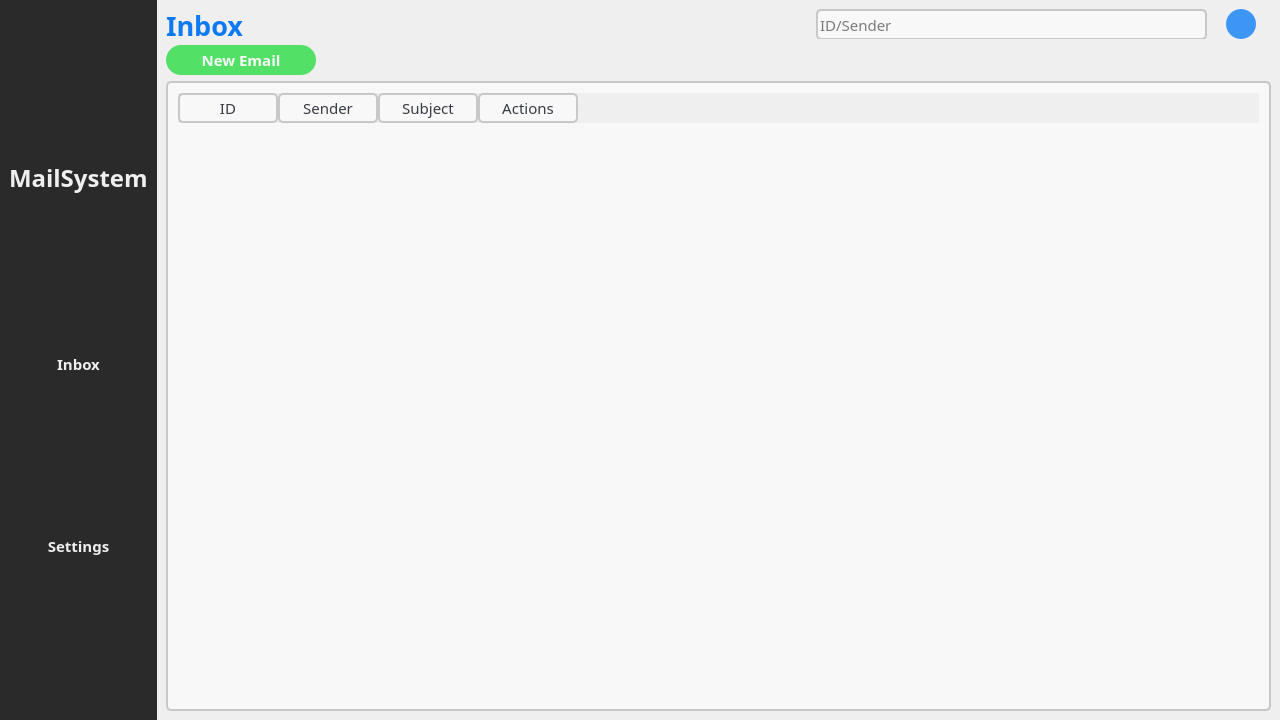
<?xml version="1.0" encoding="UTF-8"?>
<ui version="4.0">
 <class>MainWindow</class>
 <widget class="QMainWindow" name="MainWindow">
  <property name="geometry">
   <rect>
    <x>0</x>
    <y>0</y>
    <width>1280</width>
    <height>720</height>
   </rect>
  </property>
  <property name="sizePolicy">
   <sizepolicy hsizetype="Preferred" vsizetype="Preferred">
    <horstretch>0</horstretch>
    <verstretch>0</verstretch>
   </sizepolicy>
  </property>
  <property name="minimumSize">
   <size>
    <width>1280</width>
    <height>720</height>
   </size>
  </property>
  <property name="maximumSize">
   <size>
    <width>1280</width>
    <height>720</height>
   </size>
  </property>
  <property name="font">
   <font>
    <family>Montserrat</family>
    <pointsize>11</pointsize>
   </font>
  </property>
  <property name="windowTitle">
   <string>Mail System</string>
  </property>
  <widget class="QWidget" name="centralwidget">
   <property name="styleSheet">
    <string notr="true"/>
   </property>
   <layout class="QVBoxLayout" name="verticalLayout">
    <property name="spacing">
     <number>0</number>
    </property>
    <property name="leftMargin">
     <number>0</number>
    </property>
    <property name="topMargin">
     <number>0</number>
    </property>
    <property name="rightMargin">
     <number>0</number>
    </property>
    <property name="bottomMargin">
     <number>0</number>
    </property>
    <item>
     <widget class="QFrame" name="body">
      <property name="minimumSize">
       <size>
        <width>0</width>
        <height>0</height>
       </size>
      </property>
      <property name="autoFillBackground">
       <bool>false</bool>
      </property>
      <property name="styleSheet">
       <string notr="true"/>
      </property>
      <property name="frameShape">
       <enum>QFrame::NoFrame</enum>
      </property>
      <property name="frameShadow">
       <enum>QFrame::Raised</enum>
      </property>
      <property name="lineWidth">
       <number>1</number>
      </property>
      <layout class="QHBoxLayout" name="horizontalLayout">
       <property name="spacing">
        <number>0</number>
       </property>
       <property name="leftMargin">
        <number>0</number>
       </property>
       <property name="topMargin">
        <number>0</number>
       </property>
       <property name="rightMargin">
        <number>0</number>
       </property>
       <property name="bottomMargin">
        <number>0</number>
       </property>
       <item>
        <widget class="QFrame" name="sidebar">
         <property name="maximumSize">
          <size>
           <width>200</width>
           <height>16777215</height>
          </size>
         </property>
         <property name="font">
          <font>
           <family>Montserrat</family>
           <pointsize>11</pointsize>
          </font>
         </property>
         <property name="styleSheet">
          <string notr="true">/**
 ¨* Color Pallete
   * White: rgb(239, 239, 239);
   * Space Black: rgb(42, 42, 42);
   * Purple Blue: rgb(86, 128, 233);
 */

#sidebar {
	background-color: rgb(42, 42, 42);
}

QLabel {
	background-color: rgb(42, 42, 42);
	color: rgb(239, 239, 239);
	font-weight: bold;
}

QLabel:hover {
	color: rgb(86, 128, 233);
}

QPushButton {
	background-color: rgb(42, 42, 42);
	color: rgb(239, 239, 239);
	font-weight: bold;
	border: none;
}

QPushButton:hover {
	color: rgb(86, 128, 233);
}</string>
         </property>
         <property name="frameShape">
          <enum>QFrame::NoFrame</enum>
         </property>
         <property name="frameShadow">
          <enum>QFrame::Raised</enum>
         </property>
         <layout class="QVBoxLayout" name="verticalLayout_2">
          <item>
           <widget class="QLabel" name="titleLabel">
            <property name="maximumSize">
             <size>
              <width>16777215</width>
              <height>30</height>
             </size>
            </property>
            <property name="font">
             <font>
              <family>Montserrat Medium</family>
              <pointsize>18</pointsize>
              <weight>75</weight>
              <bold>true</bold>
             </font>
            </property>
            <property name="styleSheet">
             <string notr="true"/>
            </property>
            <property name="text">
             <string>MailSystem</string>
            </property>
           </widget>
          </item>
          <item>
           <widget class="QPushButton" name="inboxButton">
            <property name="font">
             <font>
              <family>Montserrat</family>
              <pointsize>11</pointsize>
              <weight>75</weight>
              <italic>false</italic>
              <bold>true</bold>
             </font>
            </property>
            <property name="focusPolicy">
             <enum>Qt::NoFocus</enum>
            </property>
            <property name="autoFillBackground">
             <bool>false</bool>
            </property>
            <property name="text">
             <string>Inbox</string>
            </property>
            <property name="icon">
             <iconset resource="resources.qrc">
              <normaloff>:/icons/inbox.png</normaloff>:/icons/inbox.png</iconset>
            </property>
            <property name="iconSize">
             <size>
              <width>24</width>
              <height>24</height>
             </size>
            </property>
            <property name="flat">
             <bool>true</bool>
            </property>
           </widget>
          </item>
          <item>
           <widget class="QPushButton" name="settingsButton">
            <property name="font">
             <font>
              <family>Montserrat</family>
              <pointsize>11</pointsize>
              <weight>75</weight>
              <bold>true</bold>
             </font>
            </property>
            <property name="focusPolicy">
             <enum>Qt::NoFocus</enum>
            </property>
            <property name="text">
             <string>Settings</string>
            </property>
            <property name="icon">
             <iconset resource="resources.qrc">
              <normaloff>:/icons/settings.png</normaloff>:/icons/settings.png</iconset>
            </property>
            <property name="iconSize">
             <size>
              <width>24</width>
              <height>24</height>
             </size>
            </property>
           </widget>
          </item>
         </layout>
        </widget>
       </item>
       <item>
        <widget class="QStackedWidget" name="content">
         <property name="font">
          <font>
           <family>Montserrat</family>
           <pointsize>11</pointsize>
          </font>
         </property>
         <property name="styleSheet">
          <string notr="true">/**
 * Royal blue: rgb(13, 122, 242);
 * Cornflower blue: rgb(61, 149, 245);
 * Light cornflower blue: rgb(187, 225, 250);
 * Light gray: rgb(200, 200, 200);
 * Gray : rgb(239, 239, 239);
 * White: rgb(248, 248, 248);
 */
 
#emailPage {
	background-color: rgb(239, 239, 239);
	border-radius: 10px;
}

#dashboardPage {
	background-color: rgb(239, 239, 239);
	border-radius: 10px;
}

#mailTableWidget {
	background-color: rgb(248, 248, 248);
	padding: 10px;
	border: 2px solid rgb(200, 200, 200);
	border-radius: 5px;
}

QLabel {
	background-color: rgb(239, 239, 239);
}

QLineEdit {
	background-color: rgb(248, 248, 248);
	border-radius: 5px;
	border: 2px solid rgb(200, 200, 200);
}

QLineEdit:hover {
	border: 2px solid rgb(187, 225, 250);
}

QLineEdit:focus {
	border: 2px solid rgb(13, 122, 242);
}

QSpinBox {
	background-color: rgb(248, 248, 248);
	border-radius: 5px;
	border: 2px solid rgb(200, 200, 200);
}

QSpinBox:hover {
	border: 2px solid rgb(187, 225, 250);
}

QSpinBox:focus {
	border: 2px solid rgb(13, 122, 242);
}

QPlainTextEdit {
	background-color: rgb(248, 248, 248);
	border-radius: 5px;
	border: 2px solid rgb(200, 200, 200);
}

QPlainTextEdit:hover {
	border: 2px solid rgb(187, 225, 250);
}

QPlainTextEdit:focus {
	border: 2px solid rgb(13, 122, 242);
}

QPushButton {
	background-color: rgb(61, 149, 245);
	color: rgb(248, 248, 248);
	border-radius: 5px;
}

QPushButton:hover {
	background-color: rgb(13, 122, 242);
}

QHeaderView::section {
	background-color:rgb(248, 248, 248);
	color: rgb(57, 59, 68);
	border: 2px solid rgb(200, 200, 200);
	padding-left: 5px;
	padding-right: 5px;
	border-radius: 5px;
}</string>
         </property>
         <property name="frameShape">
          <enum>QFrame::NoFrame</enum>
         </property>
         <widget class="QWidget" name="inboxPage">
          <property name="font">
           <font>
            <family>Montserrat</family>
            <pointsize>11</pointsize>
           </font>
          </property>
          <layout class="QVBoxLayout" name="verticalLayout_3">
           <item>
            <widget class="QFrame" name="menuFrame">
             <property name="minimumSize">
              <size>
               <width>0</width>
               <height>30</height>
              </size>
             </property>
             <property name="font">
              <font>
               <family>Montserrat</family>
               <pointsize>11</pointsize>
              </font>
             </property>
             <property name="frameShape">
              <enum>QFrame::NoFrame</enum>
             </property>
             <property name="frameShadow">
              <enum>QFrame::Raised</enum>
             </property>
             <widget class="QLabel" name="inboxLabel">
              <property name="geometry">
               <rect>
                <x>0</x>
                <y>0</y>
                <width>80</width>
                <height>33</height>
               </rect>
              </property>
              <property name="font">
               <font>
                <family>Montserrat Medium</family>
                <pointsize>20</pointsize>
                <weight>75</weight>
                <bold>true</bold>
               </font>
              </property>
              <property name="styleSheet">
               <string notr="true">#inboxLabel {
	color: rgb(13, 122, 242); 
}</string>
              </property>
              <property name="text">
               <string>Inbox</string>
              </property>
             </widget>
             <widget class="QPushButton" name="searchButton">
              <property name="geometry">
               <rect>
                <x>1060</x>
                <y>0</y>
                <width>30</width>
                <height>30</height>
               </rect>
              </property>
              <property name="minimumSize">
               <size>
                <width>30</width>
                <height>30</height>
               </size>
              </property>
              <property name="maximumSize">
               <size>
                <width>30</width>
                <height>30</height>
               </size>
              </property>
              <property name="font">
               <font>
                <family>Montserrat</family>
                <pointsize>11</pointsize>
               </font>
              </property>
              <property name="styleSheet">
               <string notr="true">border-radius: 15px;</string>
              </property>
              <property name="text">
               <string/>
              </property>
              <property name="icon">
               <iconset resource="resources.qrc">
                <normaloff>:/icons/search.png</normaloff>:/icons/search.png</iconset>
              </property>
             </widget>
             <widget class="QLineEdit" name="searchLineEdit">
              <property name="geometry">
               <rect>
                <x>650</x>
                <y>0</y>
                <width>391</width>
                <height>31</height>
               </rect>
              </property>
              <property name="styleSheet">
               <string notr="true"/>
              </property>
              <property name="maxLength">
               <number>50</number>
              </property>
              <property name="placeholderText">
               <string>ID/Sender</string>
              </property>
             </widget>
            </widget>
           </item>
           <item>
            <widget class="QPushButton" name="newEmailButton">
             <property name="minimumSize">
              <size>
               <width>50</width>
               <height>30</height>
              </size>
             </property>
             <property name="maximumSize">
              <size>
               <width>150</width>
               <height>30</height>
              </size>
             </property>
             <property name="font">
              <font>
               <family>Montserrat</family>
               <pointsize>11</pointsize>
               <weight>75</weight>
               <bold>true</bold>
              </font>
             </property>
             <property name="autoFillBackground">
              <bool>false</bool>
             </property>
             <property name="styleSheet">
              <string notr="true">/** 
  * Green: rgb(82, 224, 102);
  * Darker green: rgb(39, 216, 63);
*/

#newEmailButton {
	background-color: rgb(82, 224, 102);
	border-radius: 15px;
}

#newEmailButton:hover {
	background-color: rgb(39, 216, 63);
}</string>
             </property>
             <property name="text">
              <string>New Email</string>
             </property>
             <property name="icon">
              <iconset resource="resources.qrc">
               <normaloff>:/icons/create.png</normaloff>:/icons/create.png</iconset>
             </property>
             <property name="iconSize">
              <size>
               <width>24</width>
               <height>24</height>
              </size>
             </property>
             <property name="flat">
              <bool>true</bool>
             </property>
            </widget>
           </item>
           <item>
            <widget class="QTableWidget" name="mailTableWidget">
             <property name="font">
              <font>
               <family>Montserrat</family>
               <pointsize>11</pointsize>
               <kerning>false</kerning>
              </font>
             </property>
             <property name="styleSheet">
              <string notr="true"/>
             </property>
             <property name="columnCount">
              <number>4</number>
             </property>
             <column>
              <property name="text">
               <string>ID</string>
              </property>
             </column>
             <column>
              <property name="text">
               <string>Sender</string>
              </property>
             </column>
             <column>
              <property name="text">
               <string>Subject</string>
              </property>
             </column>
             <column>
              <property name="text">
               <string>Actions</string>
              </property>
             </column>
            </widget>
           </item>
          </layout>
         </widget>
         <widget class="QWidget" name="emailPage">
          <layout class="QFormLayout" name="formLayout">
           <item row="2" column="0" colspan="2">
            <widget class="QFrame" name="datetimeFrame">
             <property name="minimumSize">
              <size>
               <width>0</width>
               <height>30</height>
              </size>
             </property>
             <property name="font">
              <font>
               <family>Montserrat</family>
               <pointsize>11</pointsize>
              </font>
             </property>
             <property name="frameShape">
              <enum>QFrame::StyledPanel</enum>
             </property>
             <property name="frameShadow">
              <enum>QFrame::Raised</enum>
             </property>
             <widget class="QLabel" name="dateLabel">
              <property name="geometry">
               <rect>
                <x>0</x>
                <y>10</y>
                <width>191</width>
                <height>19</height>
               </rect>
              </property>
              <property name="sizePolicy">
               <sizepolicy hsizetype="Fixed" vsizetype="Fixed">
                <horstretch>0</horstretch>
                <verstretch>0</verstretch>
               </sizepolicy>
              </property>
              <property name="font">
               <font>
                <family>Montserrat</family>
                <pointsize>11</pointsize>
               </font>
              </property>
              <property name="text">
               <string>Date:</string>
              </property>
             </widget>
             <widget class="QLabel" name="timeLabel">
              <property name="geometry">
               <rect>
                <x>360</x>
                <y>10</y>
                <width>191</width>
                <height>19</height>
               </rect>
              </property>
              <property name="sizePolicy">
               <sizepolicy hsizetype="Minimum" vsizetype="Fixed">
                <horstretch>0</horstretch>
                <verstretch>0</verstretch>
               </sizepolicy>
              </property>
              <property name="font">
               <font>
                <family>Montserrat</family>
                <pointsize>11</pointsize>
               </font>
              </property>
              <property name="text">
               <string>Time:</string>
              </property>
             </widget>
            </widget>
           </item>
           <item row="3" column="0">
            <widget class="QLabel" name="idLabel">
             <property name="font">
              <font>
               <family>Montserrat</family>
               <pointsize>11</pointsize>
              </font>
             </property>
             <property name="text">
              <string>ID:</string>
             </property>
            </widget>
           </item>
           <item row="3" column="1">
            <widget class="QSpinBox" name="idSpinBox">
             <property name="minimumSize">
              <size>
               <width>0</width>
               <height>30</height>
              </size>
             </property>
             <property name="font">
              <font>
               <family>Montserrat</family>
               <pointsize>11</pointsize>
              </font>
             </property>
             <property name="styleSheet">
              <string notr="true"/>
             </property>
             <property name="maximum">
              <number>999999999</number>
             </property>
            </widget>
           </item>
           <item row="5" column="0">
            <widget class="QLabel" name="senderLabel">
             <property name="font">
              <font>
               <family>Montserrat</family>
               <pointsize>11</pointsize>
              </font>
             </property>
             <property name="text">
              <string>Sender:</string>
             </property>
            </widget>
           </item>
           <item row="5" column="1">
            <widget class="QLineEdit" name="senderLineEdit">
             <property name="minimumSize">
              <size>
               <width>0</width>
               <height>30</height>
              </size>
             </property>
             <property name="font">
              <font>
               <family>Montserrat</family>
               <pointsize>11</pointsize>
              </font>
             </property>
             <property name="maxLength">
              <number>50</number>
             </property>
             <property name="placeholderText">
              <string>example@mail.com</string>
             </property>
            </widget>
           </item>
           <item row="6" column="0">
            <widget class="QLabel" name="receiverLabel">
             <property name="font">
              <font>
               <family>Montserrat</family>
               <pointsize>11</pointsize>
              </font>
             </property>
             <property name="text">
              <string>Receiver:</string>
             </property>
            </widget>
           </item>
           <item row="6" column="1">
            <widget class="QLineEdit" name="receiverLineEdit">
             <property name="minimumSize">
              <size>
               <width>0</width>
               <height>30</height>
              </size>
             </property>
             <property name="font">
              <font>
               <family>Montserrat</family>
               <pointsize>11</pointsize>
              </font>
             </property>
             <property name="maxLength">
              <number>50</number>
             </property>
             <property name="placeholderText">
              <string>example@mail.com</string>
             </property>
            </widget>
           </item>
           <item row="7" column="0">
            <widget class="QLabel" name="ccLabel">
             <property name="font">
              <font>
               <family>Montserrat</family>
               <pointsize>11</pointsize>
              </font>
             </property>
             <property name="text">
              <string>CC:</string>
             </property>
            </widget>
           </item>
           <item row="7" column="1">
            <widget class="QLineEdit" name="ccLineEdit">
             <property name="minimumSize">
              <size>
               <width>0</width>
               <height>30</height>
              </size>
             </property>
             <property name="font">
              <font>
               <family>Montserrat</family>
               <pointsize>11</pointsize>
              </font>
             </property>
             <property name="text">
              <string/>
             </property>
             <property name="maxLength">
              <number>1020</number>
             </property>
             <property name="placeholderText">
              <string>Emails should be separated by a semicolon (;)</string>
             </property>
            </widget>
           </item>
           <item row="8" column="0">
            <widget class="QLabel" name="bccLabel">
             <property name="font">
              <font>
               <family>Montserrat</family>
               <pointsize>11</pointsize>
              </font>
             </property>
             <property name="text">
              <string>BCC:</string>
             </property>
            </widget>
           </item>
           <item row="8" column="1">
            <widget class="QLineEdit" name="bccLineEdit">
             <property name="minimumSize">
              <size>
               <width>0</width>
               <height>30</height>
              </size>
             </property>
             <property name="font">
              <font>
               <family>Montserrat</family>
               <pointsize>11</pointsize>
              </font>
             </property>
             <property name="maxLength">
              <number>1020</number>
             </property>
             <property name="placeholderText">
              <string>Emails should be separated by a semicolon (;)</string>
             </property>
            </widget>
           </item>
           <item row="9" column="0" colspan="2">
            <widget class="QPlainTextEdit" name="contentLineEdit">
             <property name="font">
              <font>
               <family>Montserrat</family>
               <pointsize>11</pointsize>
              </font>
             </property>
             <property name="placeholderText">
              <string>Your email content goes here</string>
             </property>
            </widget>
           </item>
           <item row="10" column="0" colspan="2">
            <widget class="QPushButton" name="writeButton">
             <property name="sizePolicy">
              <sizepolicy hsizetype="Minimum" vsizetype="Fixed">
               <horstretch>0</horstretch>
               <verstretch>0</verstretch>
              </sizepolicy>
             </property>
             <property name="minimumSize">
              <size>
               <width>0</width>
               <height>40</height>
              </size>
             </property>
             <property name="font">
              <font>
               <family>Montserrat</family>
               <pointsize>11</pointsize>
              </font>
             </property>
             <property name="text">
              <string>Send</string>
             </property>
             <property name="icon">
              <iconset resource="resources.qrc">
               <normaloff>:/icons/send.png</normaloff>:/icons/send.png</iconset>
             </property>
             <property name="iconSize">
              <size>
               <width>24</width>
               <height>24</height>
              </size>
             </property>
            </widget>
           </item>
           <item row="4" column="1">
            <widget class="QLineEdit" name="subjectLineEdit">
             <property name="minimumSize">
              <size>
               <width>0</width>
               <height>30</height>
              </size>
             </property>
             <property name="font">
              <font>
               <family>Montserrat</family>
               <pointsize>11</pointsize>
              </font>
             </property>
             <property name="placeholderText">
              <string>Hello</string>
             </property>
            </widget>
           </item>
           <item row="4" column="0">
            <widget class="QLabel" name="subjectLabel">
             <property name="font">
              <font>
               <family>Montserrat</family>
               <pointsize>11</pointsize>
              </font>
             </property>
             <property name="text">
              <string>Subject:</string>
             </property>
            </widget>
           </item>
          </layout>
         </widget>
        </widget>
       </item>
      </layout>
     </widget>
    </item>
   </layout>
  </widget>
 </widget>
 <tabstops>
  <tabstop>newEmailButton</tabstop>
  <tabstop>mailTableWidget</tabstop>
  <tabstop>searchButton</tabstop>
  <tabstop>idSpinBox</tabstop>
  <tabstop>subjectLineEdit</tabstop>
  <tabstop>senderLineEdit</tabstop>
  <tabstop>receiverLineEdit</tabstop>
  <tabstop>ccLineEdit</tabstop>
  <tabstop>bccLineEdit</tabstop>
  <tabstop>contentLineEdit</tabstop>
  <tabstop>writeButton</tabstop>
 </tabstops>
 <resources>
  <include location="resources.qrc"/>
 </resources>
 <connections/>
</ui>
